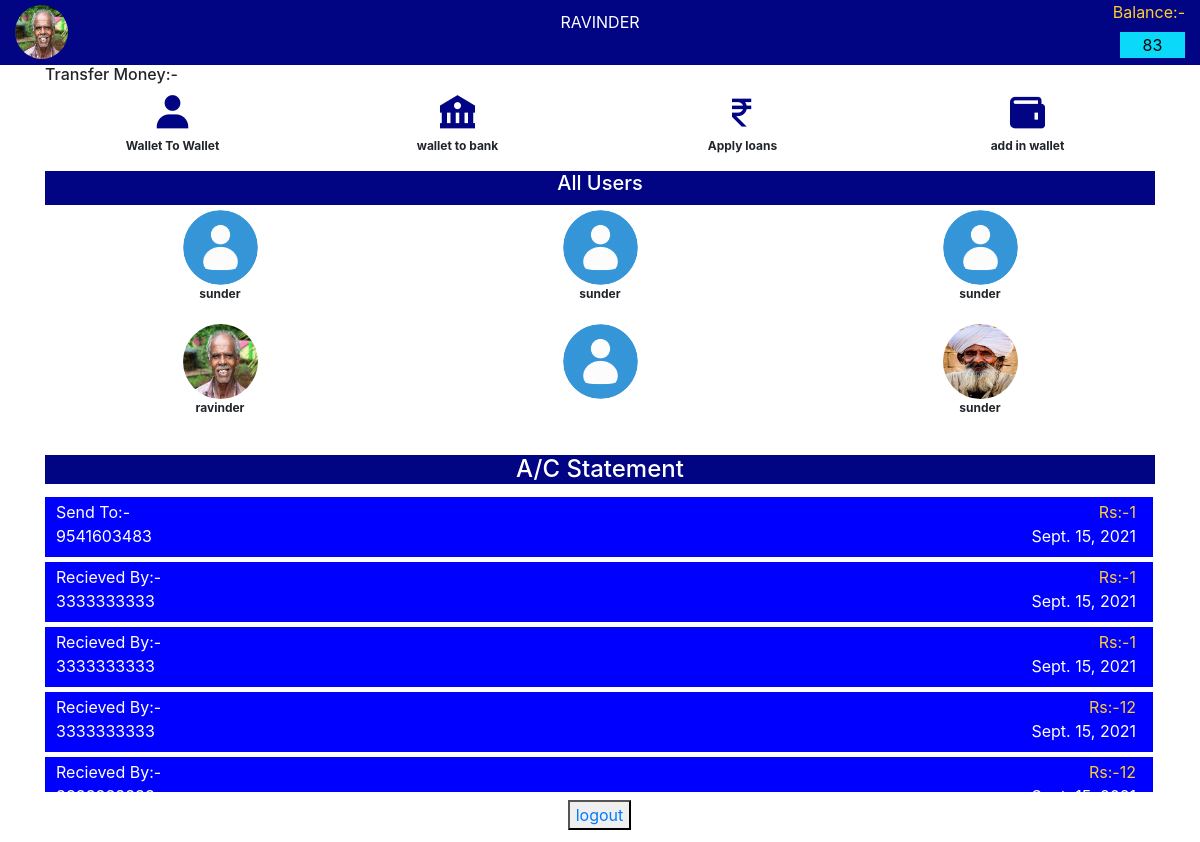
Page /u_profile/ (signed in) on the committed database.
### account/models.py (models this page shows, shortened)
class User(AbstractUser):
    username = None
    mobile = models.CharField(max_length=12,unique=True)
    balance = models.IntegerField(default=0)
    image = models.ImageField(upload_to="alluser/img",default='img/usera.jpg')
    mailing_address = models.CharField(max_length=200, blank=True)
    objects = UserManager()
    USERNAME_FIELD = 'mobile'

class Uhistory(models.Model):
    user = models.ForeignKey(User,on_delete=models.CASCADE)
    ufrom = models.IntegerField(default=0)
    date = models.DateField(default=datetime.date.today)
    dmoney = models.IntegerField(default=0)
    histype = models.CharField(max_length=100,default=0)

### account/views.py (the view)
# urls.py: path('u_profile/',views.u_profile,name="u_profile"),
def u_profile(request):
    user = User.objects.all()
    usera = User.objects.get(id = request.user.id)
    history = Uhistory.objects.filter(user=usera)
    parms = {'User':user,'Uhistory':history}
    return render(request,"u-profile.html",parms)

### template/u-profile.html (shortened to what this page needs)
<!DOCTYPE html>
<html lang="en">
  <head>
    {% load static %}
    <link rel="stylesheet" href="https://maxcdn.bootstrapcdn.com/bootstrap/4.0.0/css/bootstrap.min.css">
    <link href='https://unpkg.com/boxicons@2.0.9/css/boxicons.min.css' rel='stylesheet'>
    <link rel="stylesheet" type="text/css" href="{% static 'assest/css/style2.css' %}">
  </head>
  <body>
    <section id="u-header" class="u-header">
      <div class="container-fluid">
        <div class="u-header">
          <div class="row">
            <div class="col-4">
              <div class="u-profile">
                <img src="\media\{{user.image}}">
              </div>
            </div>
            <div class="col-4">
              <div class="u-name text-center">
                <p>{{ user.first_name}}</p>
              </div>
            </div>
            <div class="col-4">
              <div class="u-balance text-right">
                <label for="html">Balance:-</label><br>
                <input type="text-center" name="country" value="{{ user.balance}}" readonly><br><br>
              </div>
            </div>
          </div>
        </div>
      </div>
    </section>
    <section id="all-transaction" class="all-transaction">
      <div class="container">
        <div class="title">
          <h6>Transfer Money:-</h6>
        </div>
        <div class="row">
          <div class="col-3 text-center">
            <div class="transaction">
             <a href="/sendmon"><i class='bx bxs-user'></i></a>
              <p>Wallet To Wallet</p>
            </div>
          </div>
          <div class="col-3 text-center">
            <div class="transaction">
              <i class='bx bxs-bank'></i>
              <p>wallet to bank</p>
            </div>
          </div>
          <div class="col-3 text-center">
            <div class="transaction">
              <a href="/applyloan"><i class='bx bx-rupee'></i></a>
              <p>Apply loans</p>
            </div>
          </div>
          <div class="col-3 text-center">
            <div class="transaction">
              <a href="/addmoney"><i class='bx bxs-wallet'></i></a>
              <p>add in wallet</p>
            </div>
          </div>
        </div>
      </div>
    </section>
    <section id="all-user" class="all-user">
      <div class="container">
        <div class="title">
          <h5>All Users</h5>
        </div>
        <div class="user-scroll">
          <div class="row">
          {% for user in User reversed %}
            <div class="col-4 text-center">
              <img src="/media/{{user.image}}">
              <p>{{user.first_name}}</p>
            </div>
          {% endfor %}
          </div>
        </div>
      </div>
    </section>
    <section id="user-history" class="user-history">
      <div class="container">
        <div class="user-title">
          <div class="heading">
            <h4>A/C Statement</h4>
          </div>
        </div>
        <div class="history-scroll">
          <div style="overflow-x:auto;">
          {% for hist in Uhistory reversed %}
            <div class="hisdetails">
              <div class="row">
                <div class="col-6">
                  <span style="color: #fff;">{{hist.histype}}:-</span><br>
                  <span style="color: #fff;">{{hist.ufrom}}</span>
                </div>
                <div class="col-6 text-right">
                  <span style="color: #FFCC33;">Rs:-{{hist.dmoney}}</span><br>
                  <span style="color: #fff;">{{hist.date}}</span>
                </div>
              </div>
            </div>
          {% endfor %}
          </div>
        </div>
      </div>
    </section>
    <div style="text-align: center; padding: 8px 2px 12px 1px;">
      <button><a href="/">logout</a></button>
    </div>
  </body>
</html>

### static/assest/css/style2.css (style rules this page uses)
.u-header { width: auto; height:65px; background-color:#010483; }
.u-header .u-profile img { width: 53px; height: 54px; border-radius: 50%; margin-top: 5px; }
.u-header .u-name p { text-transform:uppercase; color:white; padding-top: 10px; }
.u-header .u-balance input { background:#0BD9F9; text-align:center; width:65px; border: none; }
.u-header .u-balance label { color:#FFCC33; }
.user-history .heading { background:#010483; }
.user-history .heading h4 { text-align: center; color:#fff; }
.user-history .history-scroll { width:auto; height:300px; overflow:scroll; }
#user-history .hisdetails { background: #0000ff; width: auto; height: 60px; padding: 3px 17px 3px 11px; margin: 5px 2px 1px 0px; }
.all-user .title h5 { color:#fff; text-align: center; }
.all-user .title { background-color:#010483; height:34px; }
.all-user .user-scroll img { width: 75px; height: 75px; border-radius: 50%; margin-top: 5px; }
.all-user .user-scroll p { font-size:12px; font-weight: bold; }
.all-user .user-scroll { width:auto; height:250px; overflow:scroll; }
.all-transaction .transaction i { font-size:42px; color:#010483; }
.all-transaction .transaction p { font-size:12px; font-weight: bold; }

### rows in the picture
User: image (picture), first_name "RAVINDER", country "83", first_name "ravinder"
User: image (picture), first_name "sunder"
User: image (picture), first_name "sunder"
User: image (picture), first_name "sunder"
User: image (picture)
User: image (picture), first_name "sunder"
Uhistory: histype "Send To", ufrom "9541603483", dmoney "1", date "Sept. 15, 2021"
Uhistory: histype "Recieved By", ufrom "3333333333", dmoney "1", date "Sept. 15, 2021"
Uhistory: histype "Recieved By", ufrom "3333333333", dmoney "1", date "Sept. 15, 2021"
Uhistory: histype "Recieved By", ufrom "3333333333", dmoney "12", date "Sept. 15, 2021"
Uhistory: histype "Recieved By", dmoney "12"
